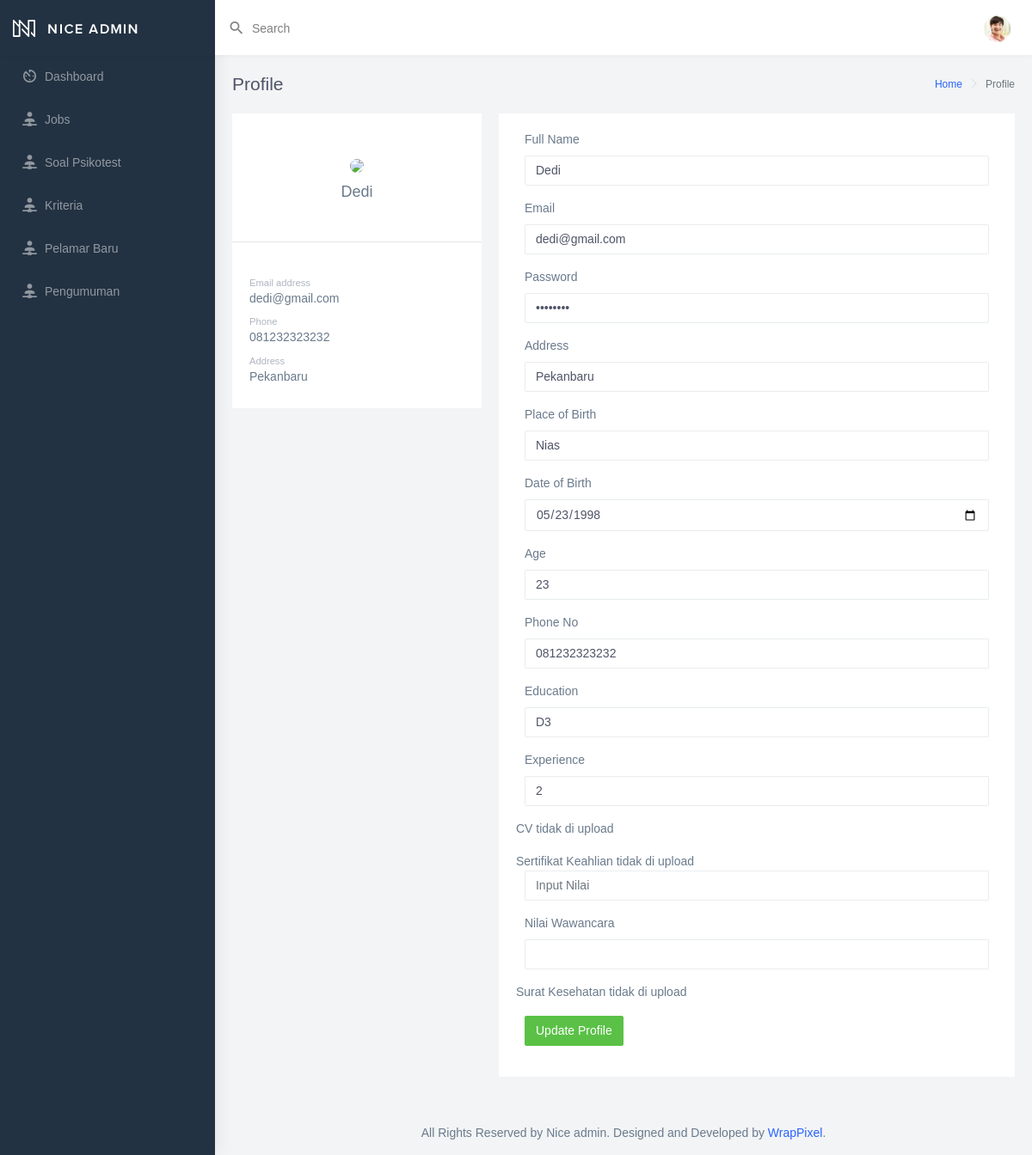
The page /admin/detail.php?id=1 on the database its author committed.
### tables this page shows
CREATE TABLE `pelamar` (
  `id_pelamar` int(11) NOT NULL,
  `nik` varchar(25) NOT NULL,
  `password` varchar(50) NOT NULL,
  `nama` varchar(25) DEFAULT NULL,
  `email` varchar(50) DEFAULT NULL,
  `alamat` varchar(50) DEFAULT NULL,
  `tmp_lahir` varchar(50) DEFAULT NULL,
  `tgl_lahir` date DEFAULT NULL,
  `umur` int(11) DEFAULT NULL,
  `hp` varchar(20) DEFAULT NULL,
  `pendidikan` varchar(50) DEFAULT NULL,
  `pengalaman` int(5) DEFAULT NULL,
  `cv` varchar(255) DEFAULT NULL,
  `foto` varchar(255) DEFAULT NULL,
  `sertifikat_keahlian` varchar(250) DEFAULT NULL,
  `ijazah` varchar(255) DEFAULT NULL,
  `surat_kesehatan` varchar(255) DEFAULT NULL,
  `id_job` varchar(10) DEFAULT NULL,
  `kategori` varchar(20) DEFAULT NULL,
  `test_tulis` varchar(20) DEFAULT NULL,
  `wawancara` varchar(20) DEFAULT NULL,
  `kesehatan` varchar(20) DEFAULT NULL,
  `keterangan` varchar(30) DEFAULT NULL,
  `catatan` varchar(100) NOT NULL
);

### admin/detail.php (the view, shortened to what this page needs)
<?php include('koneksi.php');
$id_pelamar = $_GET['id'];
$sql = mysqli_query($koneksi, "SELECT * FROM pelamar WHERE id_pelamar = '$id_pelamar'");
$d = mysqli_fetch_assoc($sql);
?>
<?php include('template/header.php');?>
        <div class="page-wrapper">
            <div class="page-breadcrumb">
                <div class="row">
                    <div class="col-5 align-self-center">
                        <h4 class="page-title">Profile</h4>
                    </div>
                    <div class="col-7 align-self-center">
                        <div class="d-flex align-items-center justify-content-end">
                            <nav aria-label="breadcrumb">
                                <ol class="breadcrumb">
                                    <li class="breadcrumb-item">
                                        <a href="#">Home</a>
                                    </li>
                                    <li class="breadcrumb-item active" aria-current="page">Profile</li>
                                </ol>
                            </nav>
                        </div>
                    </div>
                </div>
            </div>
            <div class="container-fluid">
                <div class="row">
                    <div class="col-lg-4 col-xlg-3 col-md-5">
                        <div class="card">
                            <div class="card-body">
                                <?php
                                if($d['foto'] == NULL){
                                    echo "<center class='m-t-30'> <img src='../assets/images/users/no-image.jpg'
                                    class='rounded-circle' width='150' />
                                <h4 class='card-title m-t-10'>$d[nama]</h4>
                            </center>";
                                }
                                else{
                                    echo "<center class='m-t-30'> <img src='../file/$d[foto]'
                                    class='rounded-circle' width='150' />
                                <h4 class='card-title m-t-10'>$d[nama]</h4>
                            </center>";
                                }
                                ?>
                            </div>
                            <div>
                                <hr>
                            </div>
                            <div class="card-body"> <small class="text-muted">Email address </small>
                                <h6><?php echo $d['email'];?></h6> <small class="text-muted p-t-30 db">Phone</small>
                                <h6><?php echo $d['hp'];?></h6> <small class="text-muted p-t-30 db">Address</small>
                                <h6><?php echo $d['alamat'];?></h6>
                            </div>
                        </div>
                    </div>
                    <div class="col-lg-8 col-xlg-9 col-md-7">
                        <div class="card">
                            <div class="card-body">
                                <form class="form-horizontal form-material" method="post" action="update_profile.php" enctype="multipart/form-data">
                                    <div class="form-group">
                                        <label class="col-md-12">Full Name</label>
                                        <div class="col-md-12">
                                            <input type="text" name="nama" placeholder="Your Name"
                                                class="form-control form-control-line" value="<?php echo $d['nama'];?>">
                                        </div>
                                    </div>
                                    <div class="form-group">
                                        <label for="example-email" class="col-md-12">Email</label>
                                        <div class="col-md-12">
                                            <input type="email" name="email" placeholder="youremail@domain.com"
                                                class="form-control form-control-line"
                                                id="example-email" value="<?php echo $d['email'];?>">
                                        </div>
                                    </div>
                                    <div class="form-group">
                                        <label class="col-md-12">Password</label>
                                        <div class="col-md-12">
                                            <input type="password" name="password" value="password"
                                                class="form-control form-control-line" value="<?php echo $d['password'];?>">
                                        </div>
                                    </div>
                                    <div class="form-group">
                                        <label class="col-md-12">Address</label>
                                        <div class="col-md-12">
                                            <input type="text" name="alamat" placeholder="Your Address"
                                                class="form-control form-control-line" value="<?php echo $d['alamat'];?>">
                                        </div>
                                    </div>
                                    <div class="form-group">
                                        <label class="col-md-12">Place of Birth</label>
                                        <div class="col-md-12">
                                            <input type="text" name="tmp_lahir" placeholder="Your Place of Birth"
                                                class="form-control form-control-line" value="<?php echo $d['tmp_lahir'];?>">
                                        </div>
                                    </div>
                                    <div class="form-group">
                                        <label class="col-md-12">Date of Birth</label>
                                        <div class="col-md-12">
                                            <input type="date" name="tgl_lahir" placeholder="Your Date of Birth"
                                                class="form-control form-control-line" value="<?php echo $d['tgl_lahir'];?>">
                                        </div>
                                    </div>
                                    <div class="form-group">
                                        <label class="col-md-12">Age</label>
                                        <div class="col-md-12">
                                            <input type="text" name="umur" placeholder="Your Age"
                                                class="form-control form-control-line" value="<?php echo $d['umur'];?>">
                                        </div>
                                    </div>
                                    <div class="form-group">
                                        <label class="col-md-12">Phone No</label>
                                        <div class="col-md-12">
                                            <input type="text" name="hp" value="<?php echo $d['hp'];?>" placeholder="123 456 7890"
                                                class="form-control form-control-line">
                                        </div>
                                    </div>
                                    <div class="form-group">
                                        <label class="col-md-12">Education</label>
                                        <div class="col-md-12">
                                            <input type="text" name="pendidikan" value="<?php echo $d['pendidikan'];?>" class="form-control form-control-line">
                                        </div>
                                    </div>
                                    <div class="form-group">
                                        <label class="col-md-12">Experience</label>
                                        <div class="col-md-12">
                                            <input type="text" name="pengalaman" value="<?php echo $d['pengalaman'];?>" class="form-control form-control-line">
                                        </div>
                                    </div>
                                    <?php
                                    if($d['cv'] == NULL){
                                        echo "CV tidak di upload";
                                        echo "<div class='form-group'>
                                        <div class='col-md-12'>
                                        </div>
                                    </div>";
                                    }
                                    else{
                                        echo "CV anda sudah diupload, silahkan klik link berikut untuk melihat ". "<a href='../file/$d[cv]'>Lihat CV</a>". "";
                                        echo "<div class='form-group'>
                                        <div class='col-md-12'>
                                        </div>
                                    </div>";
                                    }
                                    ?>
                                    <?php
                                    if($d['sertifikat_keahlian'] == NULL){
                                        echo "Sertifikat Keahlian tidak di upload";
                                        echo "<div class='form-group'>
                                        <div class='col-md-12'>
                                            <input type='text'
                                                class='form-control form-control-line' placeholder= 'Input Nilai' name='sertifikat_keahlian'>
                                        </div>
                                    </div>";
                                    }
                                    else{
                                        echo "Sertifikat anda sudah diupload, silahkan klik link berikut untuk melihat ". "<a href='../file/$d[sertifikat_keahlian]'>Lihat Sertifikat Keahlian</a>". " ";
                                        echo "<div class='form-group'>
                                        <div class='col-md-12'>
                                        </div>
                                    </div>";
                                    }
                                    ?>
                                    <div class="form-group">
                                        <label class="col-md-12">Nilai Wawancara</label>
                                        <div class="col-md-12">
                                            <input type="text" name="wawancara" value="<?php echo $d['wawancara'];?>" class="form-control form-control-line">
                                        </div>
                                    </div>
                                    <?php
                                    if($d['surat_kesehatan'] == NULL){
                                        echo "Surat Kesehatan tidak di upload";
                                        echo "<div class='form-group'>
                                        <div class='col-md-12'>
                                        </div>
                                    </div>";
                                    }
                                    ?>
                                    <div class="form-group">
                                        <div class="col-sm-12">
                                            <button class="btn btn-success">Update Profile</button>
                                        </div>
                                    </div>
                                </form>
                            </div>
                        </div>
                    </div>
                </div>
            </div>
            <footer class="footer text-center">
                All Rights Reserved by Nice admin. Designed and Developed by
                <a href="https://wrappixel.com">WrapPixel</a>.
            </footer>
        </div>
    </div>
</body>
</html>

### rows shown on the page
pelamar: nama "Dedi", email "dedi@gmail.com", hp "081232323232", alamat "Pekanbaru", tmp_lahir "Nias", tgl_lahir "05/23/1998", umur "23", pendidikan "D3", pengalaman "2"
